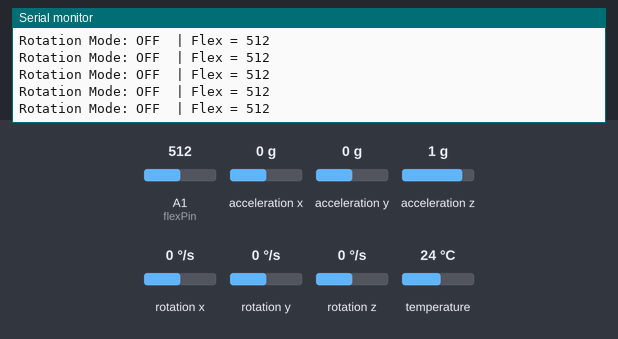
Simulated run of this sketch. Board: Arduino Leonardo, built with avr-gcc and run on an emulated ATmega32U4. On the bench: the last lines printed to the serial monitor. The test bench sets the inputs (shaded band); at power-on: A1 (flexPin) = 512, acceleration x 0 g, acceleration y 0 g, acceleration z 1 g, rotation x 0 °/s, rotation y 0 °/s, rotation z 0 °/s, temperature 24 °C. USB keyboard and mouse output is not drawn.

Above: at 4.8 s.
4.9 s: A1 (flexPin) set to 832
At 5.5 s:
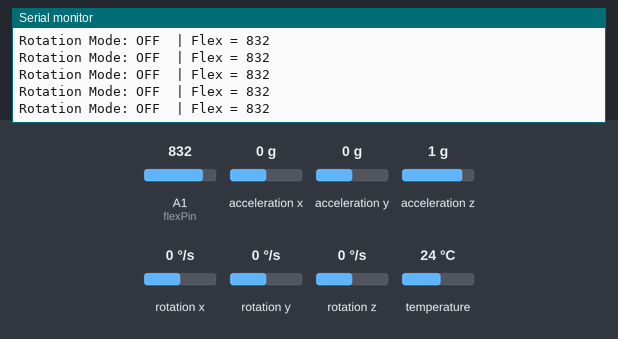
6.4 s: A1 (flexPin) set to 859
At 7.5 s:
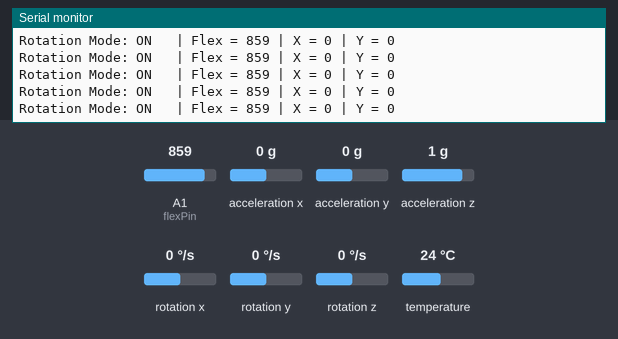

The sketch:

Flexiforce_control_rotation.ino
```cpp
/*
 * 最終整合版：MPU6050 連續滑鼠控制 + FlexiForce 壓力離合器
 * 描述：只有當 FlexiForce 壓力感測器的壓力超過閾值時，
 * 才會啟動陀螺儀的讀取和滑鼠移動功能。
 */

#include <Wire.h>
#include <Adafruit_MPU6050.h>
#include <Adafruit_Sensor.h>
#include <Mouse.h>

// --- 新增硬體腳位定義 ---
const int flexPin = A1; // FlexiForce 感測器連接的類比腳位

// --- 可調整參數 ---
// 新增壓力觸發閾值
int flexThreshold = 850;
float mouseMultiplierX = 45.0;
float mouseMultiplierZ = 20.0;
float deadzoneThreshold = 0.1;

// --- 全域變數 ---
Adafruit_MPU6050 mpu;
float gyroX_offset = 0.0;
float gyroZ_offset = 0.0;

void setup() {
  Serial.begin(115200); // 建議使用較高的鮑率以獲得更好的性能

  if (!mpu.begin()) {
    Serial.println("找不到 MPU6050 晶片");
    while (1) { delay(10); }
  }
  Serial.println("MPU6050 已找到!");

  // --- 陀螺儀自動校準 ---
  Serial.println("正在校準陀螺儀... 請勿移動感測器。");
  delay(1000);
  const int calibrationSamples = 500;
  for (int i = 0; i < calibrationSamples; i++) {
    sensors_event_t a, g, temp;
    mpu.getEvent(&a, &g, &temp);
    gyroX_offset += g.gyro.x;
    gyroZ_offset += g.gyro.z;
    delay(3);
  }
  gyroX_offset /= calibrationSamples;
  gyroZ_offset /= calibrationSamples;

  Serial.println("校準完成。");
  // --- 新增提示訊息 ---
  Serial.println("FlexiForce Clutch system is ready. Press sensor to activate tracking.");

  Mouse.begin();
}

void loop() {
  // --- 核心修改點：所有操作都基於這個 if 判斷 ---

  // 1. 讀取壓力感測器的值
  int flexValue = analogRead(flexPin);

  // 2. 檢查壓力是否超過閾值 (離合器是否被踩下)
  if (flexValue > flexThreshold) { // <--- 這是新增的「總開關」

    // --- 以下是原始程式碼 loop() 的全部內容 ---

    // 取得感測器新數據
    sensors_event_t a, g, temp;
    mpu.getEvent(&a, &g, &temp);

    // 套用校準偏移量
    float calibrated_gx = g.gyro.x - gyroX_offset;
    float calibrated_gz = g.gyro.z - gyroZ_offset;

    int mouse_vx = 0;
    int mouse_vy = 0;

    // 將 Z 軸旋轉 (gz) 映射到滑鼠的 X 軸移動 (左右)
    if (abs(calibrated_gz) > deadzoneThreshold) {
      mouse_vx = -(int)(calibrated_gz * mouseMultiplierX);
    }
    // 將 X 軸旋轉 (gx) 映射到滑鼠的 Y 軸移動 (上下)
    if (abs(calibrated_gx) > deadzoneThreshold) {
      mouse_vy = (int)(calibrated_gx * mouseMultiplierZ);
    }

    // 移動滑鼠
    if (mouse_vx != 0 || mouse_vy != 0) {
      Mouse.move(mouse_vx, mouse_vy);
    }

    // --- 修改了序列輸出，使其包含模式狀態 ---
    Serial.print("Rotation Mode: ON   | Flex = ");
    Serial.print(flexValue);
    Serial.print(" | X = ");
    Serial.print(mouse_vx);
    Serial.print(" | Y = ");
    Serial.println(mouse_vy);

  } else {
    // 如果壓力不夠，離合器就是「鬆開」的狀態，不執行任何動作。
    Serial.print("Rotation Mode: OFF  | Flex = ");
    Serial.println(flexValue);
  }

  delay(20);
}
```

Measured:
- the behaviour switches between 850 and 851 on A1 (flexPin) (found by bisection; images 1 and 2)
- after the input at 4.9 s, the serial monitor: prints a new line at once (image 1)
- after the input at 6.4 s, the serial monitor: prints a new line at once (image 2)
